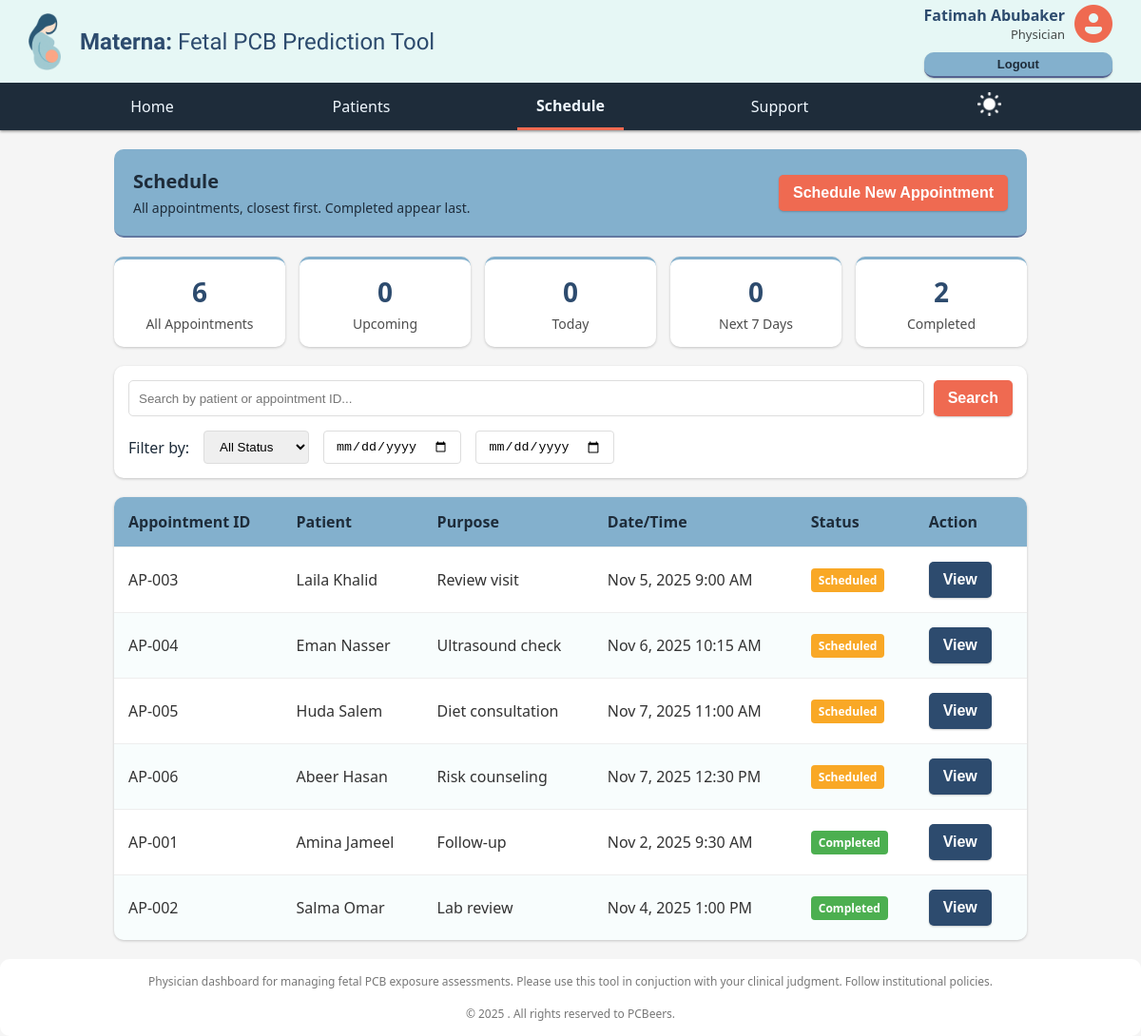
/schedule.html (signed in), run on the app's committed database.
### models.py (models this page shows)
class Appointment(SQLModel, table=True):
    id: Optional[int] = Field(default=None, primary_key=True)
    purpose: str
    datetime: datetime
    status: str  # e.g. 'scheduled', 'completed', 'cancelled'
    patient_id: int = Field(foreign_key="patient.id")
    physician_id: int = Field(foreign_key="account.id")
    patient: "Patient" = Relationship(back_populates="appointments")
    physician: "Account" = Relationship(back_populates="appointments")

class Patient(SQLModel, table=True):
    id: Optional[int] = Field(default=None, primary_key=True)
    name: str
    bdate: date
    age: Optional[int] = None
    gestational_age: Optional[int] = None
    due_date: Optional[date] = None
    risk: Optional[str] = None  # e.g. 'low', 'medium', 'high'
    data_consent: bool = Field(default=False)
    is_complete: bool = Field(default=False)
    notes: Optional[str] = None
    docs: Optional[str] = None  # Could be file path or JSON metadata
    physician_id: Optional[int] = Field(default=None, foreign_key="account.id")
    physician: Optional[Account] = Relationship(back_populates="patients")
    appointments: List["Appointment"] = Relationship(back_populates="patient")
    lab_tests: List["LabTest"] = Relationship(back_populates="patient")
    model_features: List["ModelFeatures"] = Relationship(
        back_populates="patient")

### main.py (the view)
@app.get("/dashboard_analytics", response_class=HTMLResponse)
def get_page(request: Request):
    return templates.TemplateResponse("researcher/analytics_dashboard.html", {"request": request})

### templates/physician/schedule.html (shortened to what this page needs)
{% extends "layouts/list_layout.html" %}
{% block additional_filters %}
<input type="date" class="date-start" />
<input type="date" class="date-end" />
{% endblock %}

### templates/layouts/list_layout.html (shortened to what this page needs)
{% extends "layouts/main_layout.html" %}
{% block content %}
<div class="controls">
    <div>
        <div class="controls-title">{{ data.title }}</div>
        <div class="controls-subtitle">{{ data.subtitle }}</div>
    </div>
    {% if data.primary_button %}
    <div class="action-buttons">
        <button class="button-primary" onclick="location.href='{{ data.primary_href }}'">{{ data.primary_button
            }}</button>
    </div>
    {% endif %}
</div>
<div class="summary-banner">
    {% for item in data.summary %}
    <div class="summary-item">
        <div class="summary-number">{{ item.number }}</div>
        <div class="summary-label">{{ item.label }}</div>
    </div>
    {% endfor %}
</div>
<div class="search-filter-container">
    <div class="search-bar">
        <input type="text" class="search-input" placeholder="{{ data.search_placeholder }}">
        <button class="button-primary">Search</button>
    </div>
    <div class="filter-section">
        <span class="filter-label">Filter by:</span>
        {% for filter in data.filters %}
        <select class="filter-dropdown">
            {% for option in filter.options %}
            <option>{{ option }}</option>
            {% endfor %}
        </select>
        {% endfor %}
        {% block additional_filters %}
        {% endblock %}
    </div>
</div>
<table class="data-table">
    <thead>
        <tr>
            {% for attribute in data.attributes %}
            <th>{{ attribute }}</th>
            {% endfor %}
        </tr>
    </thead>
    <tbody>
        {% for record in data.records %}
        <tr>
            {% for field in record.fields %}
            <td>{{ field }}</td>
            {% endfor %}
            <td><span class="status-badge {{ record.status_class }}">{{ record.status }}</span></td>
            <td><button value="{{ record.id }}" class="button-secondary action-btn">{{ record.action }}</button></td>
        </tr>
        {% endfor %}
    </tbody>
</table>
{% endblock %}

### static/styles/background.css (style rules this page uses)
:root { --dark-blue: #2d4b6e; --light-blue: #83b0cd; --mint: #e6f7f5; --coral: #ef6a51; --navy: #1e2c3a; --whtish: #f5f5f5; }
body { margin: 0; background-color: var(--whtish); color: rgb(51, 51, 51); font-family: 'Segoe UI', Tahoma, Geneva, Verdana, sans-serif; }
button { padding: 10px 15px; color: white; font-size: medium; font-weight: 550; border: none; border-radius: 5px; box-shadow: 0px 1px 2px rgba(0, 0, 0, 0.2); cursor: pointer; }
.button-primary { background-color: var(--coral); }
.button-secondary { background-color: var(--dark-blue); margin-right: 10px; }
.status-badge { padding: 4px 8px; font-size: 12px; }
.risk-badge, .status-badge { display: inline-block; border-radius: 4px; color: white; font-weight: bold; }
.risk-low, .status-resolved, .status-complete { background-color: #4caf50; }
.risk-medium, .status-pending, .status-update { background-color: #f9a826; }

### templates/layouts/list_layout.html (style rules this page uses)
.controls { display: flex; flex-wrap: wrap; justify-content: space-between; align-items: center; margin: 20px 0; padding: 20px; background-color: var(--light-blue); color: var(--navy); border-radius: 10px; border-bottom: 2px solid rgba(85, 98, 143, 0.7); }
.controls-title { font-size: 20px; font-weight: bold; }
.controls-subtitle { font-size: 14px; margin-top: 5px; }
.action-buttons { display: flex; gap: 10px; }
.button-primary { background-color: var(--coral); }
.button-secondary { background-color: var(--dark-blue); }
.summary-banner { display: grid; grid-template-columns: repeat(auto-fit, minmax(150px, 1fr)); gap: 15px; margin-bottom: 20px; }
.summary-item { background-color: white; padding: 15px; border-radius: 10px; text-align: center; box-shadow: 0px 1px 3px rgba(0, 0, 0, 0.2); border-top: 3px solid var(--light-blue); }
.summary-number { font-size: 28px; font-weight: bold; color: var(--dark-blue); }
.summary-label { color: rgba(0, 0, 0, 0.7); font-size: 14px; margin-top: 5px; }
.search-filter-container { background-color: white; padding: 15px; border-radius: 10px; margin-bottom: 20px; box-shadow: 0px 1px 3px rgba(0, 0, 0, 0.2); }
.search-bar { display: flex; gap: 10px; margin-bottom: 15px; }
.search-input { flex: 1; padding: 10px; border: 1px solid #ddd; border-radius: 5px; }
.filter-section { display: flex; flex-wrap: wrap; gap: 15px; align-items: center; }
.filter-label { color: var(--navy); font-weight: 500; }
.filter-dropdown, .date-start, .date-end { padding: 8px 12px; border: 1px solid #ddd; border-radius: 4px; }
.data-table { width: 100%; border-collapse: collapse; background-color: white; border-radius: 10px; overflow: hidden; box-shadow: 0px 1px 3px rgba(0, 0, 0, 0.2); margin-bottom: 20px; }
.data-table thead { background-color: var(--light-blue); color: var(--navy); }
.data-table th, .data-table td { padding: 15px; text-align: left; border-bottom: 1px solid #eee; }
.data-table tr:last-child td { border-bottom: none; }
.data-table tr:nth-child(even) { background-color: rgba(230, 249, 248, 0.3); }

### data on the page
Appointment: number "2", label "Completed", purpose "Lab review"
Patient: name "Laila Khalid"
Appointment: purpose "Review visit"
Patient: name "Eman Nasser"
Appointment: purpose "Ultrasound check"
Patient: name "Huda Salem"
Appointment: purpose "Diet consultation"
Patient: name "Abeer Hasan"
Appointment: purpose "Risk counseling"
Patient: name "Amina Jameel"
Appointment: purpose "Follow-up"
Patient: name "Salma Omar"

### other printed values
{{ data.first_name }} "Fatimah"
{{ data.last_name }} "Abubaker"
{{ data.job }} "Physician"
{{ label }} "Home Patients Schedule Support"
{{ data.title }} "Schedule"
{{ data.subtitle }} "All appointments, closest first. Completed appear last."
{{ data.primary_button }} "Schedule New Appointment"
{{ item.number }} "6" "0" "0" "0"
{{ item.label }} "All Appointments" "Upcoming" "Today" "Next 7 Days"
{{ attribute }} "Appointment ID" "Patient" "Purpose" "Date/Time" "Status" "Action"
{{ field }} "AP-003" "Nov 5, 2025 9:00 AM" "AP-004" "Nov 6, 2025 10:15 AM" "AP-005" "Nov 7, 2025 11:00 AM" "AP-006" "Nov 7, 2025 12:30 PM" "AP-001" "Nov 2, 2025 9:30 AM" "AP-002" "Nov 4, 2025 1:00 PM"
{{ record.status }} "Scheduled" "Scheduled" "Scheduled" "Scheduled" "Completed" "Completed"
{{ record.action }} "View" "View" "View" "View" "View" "View"
form field value "All Status"
